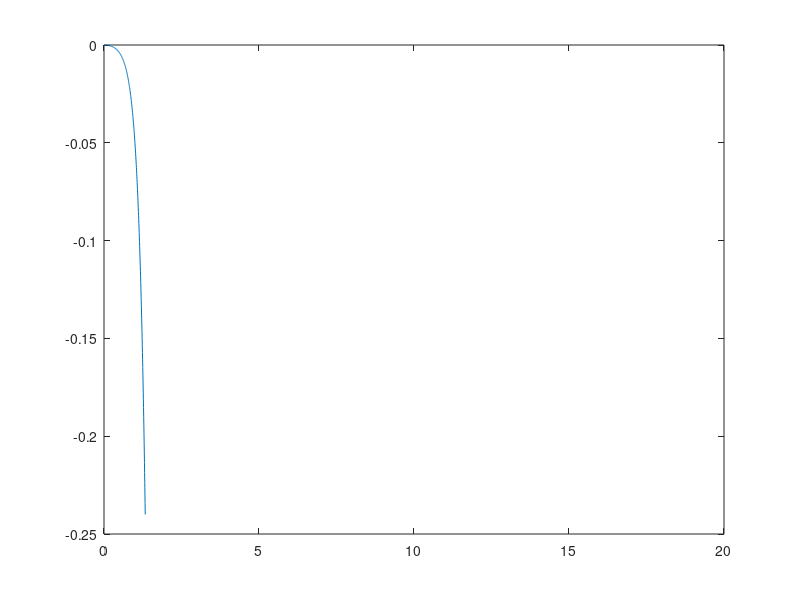

This figure's MATLAB source:
t = 0:0.005:15;
t_mat = vec2mat(t,1);
b=20;
k=500;
k_theta = 1000;
b_theta = 80;
p=7874;
L=0.15;
r=0.75;
h=0.1;
m = p*L*L*L;
j = (pi*0.75^4)/32;
a = [b/m 0 k/m 0;-b*r/j b_theta/j -r*k/j k_theta/j;1 0 0 0;0 1 0 0];
b = [-1/m -1;-r/j -r*m/j;0 0;0 0];
c = [0 0 1/k 0;0 0 0 1/k_theta];
d=0;
x = [0;0;0;0];
x_diff = [0;0;0;0];
y=[];
n=15/0.005;
ft(1:1,1:n+1) =0;
ft(1,1) = 100;
i=0;
g(1:1,1:n+1) = 9.81;
ut = [ft;g];
for t = 0:0.005:15
    i = i+1;
    x = x + x_diff*0.005;
    x_diff = a*x+b*ut(:,i);
    y = [y c*x];
end
figure
p = plot(t_mat,y(1,:));
hold on
figure
p2 = plot(t_mat,y(2,:));
hold on